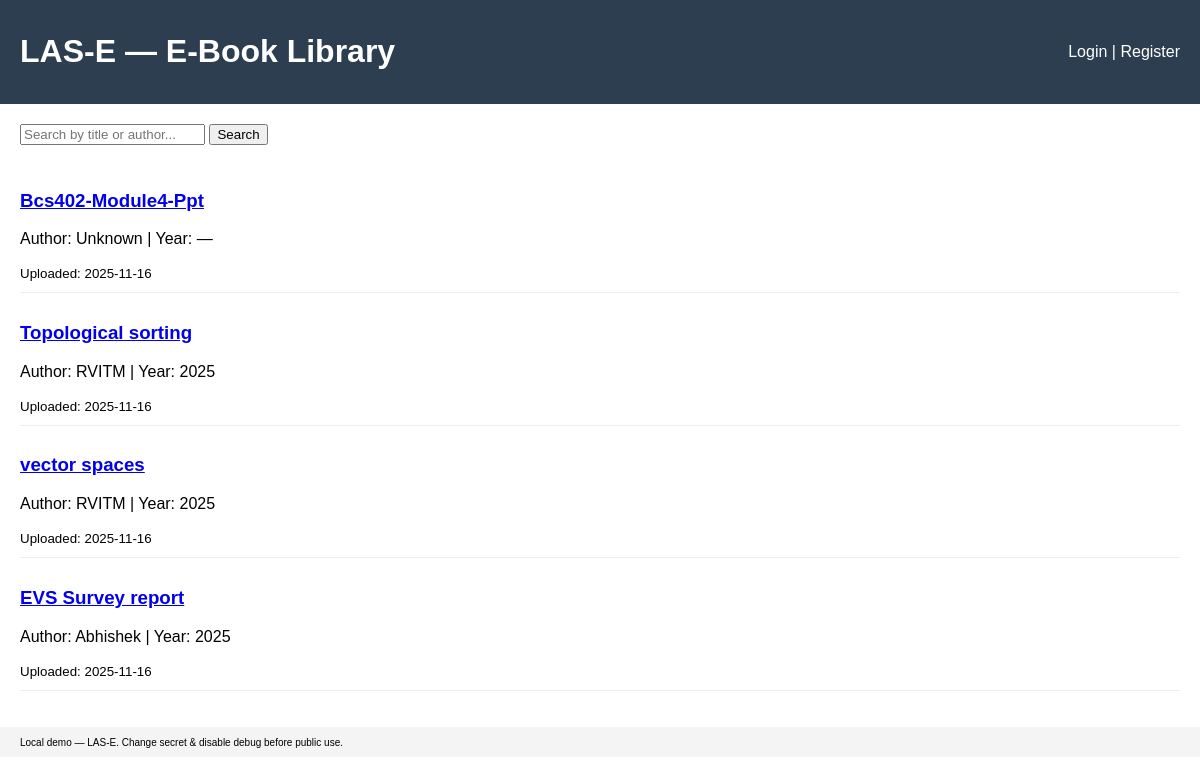
The page / on the database its author committed.
### app.py (models this page shows, shortened)
class Book(db.Model):
    id = db.Column(db.Integer, primary_key=True)
    title = db.Column(db.String(250), nullable=False)
    author = db.Column(db.String(200), nullable=True)
    year = db.Column(db.String(10), nullable=True)
    filename = db.Column(db.String(300), nullable=False)
    uploaded_on = db.Column(db.DateTime, default=datetime.utcnow)

### app.py (the view)
@app.route('/')
def index():
    q = request.args.get('q', '').strip()
    if q:
        books = Book.query.filter(
            (Book.title.ilike(f'%{q}%')) | (Book.author.ilike(f'%{q}%'))
        ).order_by(Book.uploaded_on.desc()).all()
    else:
        books = Book.query.order_by(Book.uploaded_on.desc()).limit(50).all()
    return render_template('index.html', books=books, q=q)

### templates/index.html
{% extends "layout.html" %}
{% block content %}
<section class="search">
  <form method="get" action="{{ url_for('index') }}">
    <input type="search" name="q" placeholder="Search by title or author..." value="{{ q }}">
    <button type="submit">Search</button>
  </form>
</section>
<section class="results">
  {% if books %}
    <ul class="book-list">
      {% for b in books %}
        <li>
          <h3><a href="{{ url_for('book_detail', book_id=b.id) }}">{{ b.title }}</a></h3>
          <p>Author: {{ b.author or 'Unknown' }} | Year: {{ b.year or '—' }}</p>
          <small>Uploaded: {{ b.uploaded_on.strftime('%Y-%m-%d') }}</small>
        </li>
      {% endfor %}
    </ul>
  {% else %}
    <p>No books found.</p>
  {% endif %}
</section>
{% endblock %}

### templates/layout.html (shortened to what this page needs)
<!doctype html>
<html>
<head>
  <link rel="stylesheet" href="{{ url_for('static', filename='styles.css') }}">
</head>
<body>
  <header>
    <h1><a href="{{ url_for('index') }}">LAS-E — E-Book Library</a></h1>
    <nav>
      {% if current_user.is_authenticated %}
        Hello, {{ current_user.username }} ({{ current_user.role }}) |
        <a href="{{ url_for('logout') }}">Logout</a>
        {% if current_user.role == 'admin' %}
          | <a href="{{ url_for('upload_book') }}">Admin Upload</a>
        {% endif %}
      {% else %}
        <a href="{{ url_for('login') }}">Login</a> |
        <a href="{{ url_for('register') }}">Register</a>
      {% endif %}
    </nav>
  </header>
  <main>
    {% block content %}{% endblock %}
  </main>
  <footer>
    <small>Local demo — LAS-E. Change secret & disable debug before public use.</small>
  </footer>
</body>
</html>

### static/styles.css (style rules this page uses)
body { font-family: Arial, sans-serif; margin: 0; padding: 0; }
header { background:#2c3e50; color:white; padding:12px 20px; display:flex; justify-content:space-between; align-items:center; }
header a { color: white; text-decoration:none; }
main { padding:20px; }
.search form { margin-bottom: 12px; }
.book-list { list-style:none; padding:0; }
.book-list li { padding:10px 0; border-bottom:1px solid #eee; }
footer { padding:8px 20px; background:#f4f4f4; font-size:12px; }

### rows shown on the page
Book: title "Bcs402-Module4-Ppt", author "Unknown", year "—", uploaded_on "2025-11-16"
Book: title "Topological sorting", author "RVITM", year "2025", uploaded_on "2025-11-16"
Book: title "vector spaces", author "RVITM", year "2025", uploaded_on "2025-11-16"
Book: title "EVS Survey report", author "Abhishek", year "2025", uploaded_on "2025-11-16"
